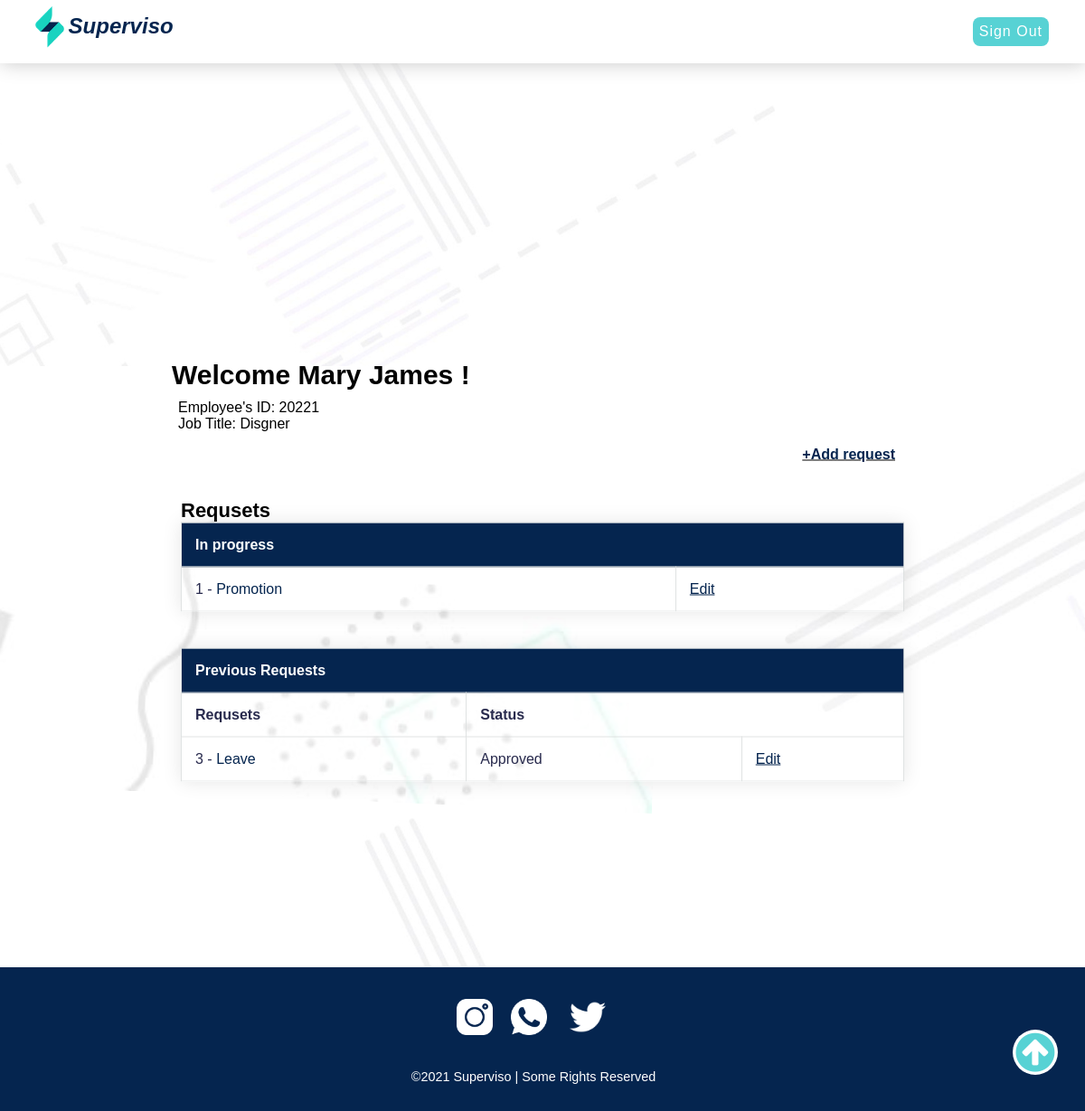
/employee.php (signed in), run on the app's committed database.
### tables this page shows
CREATE TABLE `employee` (
  `id` int(11) NOT NULL,
  `emp_number` int(8) NOT NULL,
  `first_name` varchar(20) NOT NULL,
  `last_name` varchar(20) NOT NULL,
  `job_title` varchar(20) NOT NULL,
  `password` varchar(60) NOT NULL
);

CREATE TABLE `request` (
  `id` int(11) NOT NULL,
  `emp_id` int(4) NOT NULL,
  `service_id` int(4) NOT NULL,
  `description` varchar(1000) NOT NULL,
  `attachment1` varchar(1000) NOT NULL,
  `attachment2` varchar(1000) NOT NULL,
  `status` varchar(30) NOT NULL
);

CREATE TABLE `service` (
  `id` int(11) NOT NULL,
  `type` varchar(20) NOT NULL
);

### include/functions.php (called while the page is built, shortened)
<?php
function getEmploeeInfo($id)
{
    global $conn;
    $id = mysqli_real_escape_string($conn, $id);
    $sql = "SELECT * FROM `Employee` WHERE id = '$id';";
    $result = mysqli_query($conn, $sql);
    if ($result) {
        $user = mysqli_fetch_assoc($result);
        return $user;
    }
    return false;
}
function getEmployeeInProgressRequests($id)
{
    global $conn;
    $id = mysqli_real_escape_string($conn, $id);
    $sql = "SELECT r.*, s.type AS service_type FROM `Request` r, `Service` s WHERE r.service_id = s.id AND emp_id = '$id' AND `status` LIKE '%In progress%'";
    $result = mysqli_query($conn, $sql);
    if ($result) {
        return $result;
    }
    return false;
}
function getEmployeePreviousRequests($id)
{
    global $conn;
    $id = mysqli_real_escape_string($conn, $id);
    $sql = "SELECT r.*, s.type AS service_type FROM `Request` r, `Service` s WHERE r.service_id = s.id AND emp_id = '$id' AND `status` NOT LIKE '%In progress%'";
    $result = mysqli_query($conn, $sql);
    if ($result) {
        return $result;
    }
    return false;
}

### employee.php (the view, shortened to what this page needs)
<?php
require_once('include/db_conn.php');
include('include/functions.php');
$user_id = $_SESSION['user_id'];
$user = getEmploeeInfo($user_id);
$in_progress_requests = getEmployeeInProgressRequests($user_id);
$previous_requests = getEmployeePreviousRequests($user_id);
?>
<!DOCTYPE html>
<html lang="en">
<head>
    <link rel="stylesheet" href="css/style2.css">
     <link rel="stylesheet" href="css/EmStyle.css">
    <link rel="stylesheet" href="https://stackpath.bootstrapcdn.com/font-awesome/4.7.0/css/font-awesome.min.css">
</head>
<body>
    <header>
        <div class="navbar">
            <img id="LOGO" src="images/logo.png" height="70" alt="logo">
            <a class="logo" href="index.php" accesskey="h"><em>Superv<span>i</span>so</em></a>
               <a id="Button" href="signout.php"> Sign Out</a>
                 </div>
    </header>
    <main>
<div class="container">
  <p id="Welcome">
    Welcome <?php echo $user['first_name']; ?> <?php echo $user['last_name'] ;?> !
  </p>
  <p id="EmpInfo">
    Employee's ID: <?php echo $user['emp_number']; ?> <br>
    Job Title: <?php echo $user['job_title']; ?>
  </p>
  <p id="Add"> <a href="add-request.php"> +Add request </a> </p>
  <table>
    <caption id="Rcaption"> Requsets </caption>
    <thead>
      <tr>
        <th class="col" colspan="3">In progress</th>
      </tr>
    </thead>
    <tbody>
      <?php foreach ($in_progress_requests as $key => $request) { ?>
        <tr>
          <td><?php echo $request['id']; ?> - <a href="request-information-page.php?id=<?php echo $request['id']; ?>"><?php echo $request['service_type']; ?></a></td>
          <td id="Edit"> <a href="edit.php?id=<?php echo $request['id']; ?>"> Edit </a></td>
        </tr>
      <?php } ?>
    </tbody>
  </table>
  <table>
    <thead>
      <tr>
        <th class="col" colspan="3">Previous Requests </th>
      </tr>
    </thead>
    <tr id="Row">
      <th>Requsets</th>
      <th colspan="2">Status</th>
    </tr>
    <tbody>
      <?php foreach ($previous_requests as $key => $request) { ?>
        <tr>
          <td><?php echo $request['id']; ?> - <a href="request-information-page.php?id=<?php echo $request['id']; ?>"><?php echo $request['service_type']; ?></a></td>
          <td><?php echo $request['status']; ?></td>
          <td id="Edit"> <a href="edit.php?id=<?php echo $request['id']; ?>"> Edit </a></td>
        </tr>
      <?php } ?>
    </tbody>
  </table>
</div>
  </main>
<?php include("include/footer.php"); ?>

### include/footer.php
<footer>
    <ul class="social_icon">
        <li><a href="https://www.instagram.com/" target="_blank"><img src="images/instagram.png" alt="instagram"></a></li>
        <li><a href="https://www.whatsapp.com/" target="_blank"><img src="images/whatsapp.png" alt="whatsapp"></a></li>
        <li><a href="https://twitter.com/home" target="_blank"><img class="twi" src="images/twitter.png" alt="twitter"></a>
        </li>
    </ul>
    <p>©2021 Superviso | Some Rights Reserved</p>
</footer>
<a class="up" href="#"><i class="fa fa-arrow-circle-up" aria-hidden="true"></i></a>
</body>
</html>

### css/EmStyle.css (style rules this page uses)
html, body { height: 100%; }
body { margin: 0; background: url(../images/background2.png); font-family: sans-serif; font-weight: 100; }
#Welcome { font-weight: bold; font-size: 30px; position: relative; left: 30px; }
em { position: relative; bottom: 10px; right: 70px; }
#LOGO { position: relative; left: 20px; }
.logo { text-decoration: none; font-weight: bold; color: #05254f; font-size: 30px; flex: 1 1 auto; height: 20px; width: 40px; margin-left: 5%; }
.navbar { box-shadow: 0.5px 0.5px 20px rgb(204, 204, 204); position: relative; display: flex; justify-content: center; align-items: center; flex-direction: row; flex-wrap: wrap; background-color: white; width: 100%; height: 70px; z-index: 1; }
a { text-decoration: none; color: #05254f; }
.container { position: absolute; top: 42%; left: 50%; -webkit-transform: translate(-50%, -50%); transform: translate(-50%, -50%); margin-top: 10%; }
table { width: 800px; border-collapse: collapse; overflow: hidden; border: solid 1px #d9ddddce; box-shadow: 0 0 20px rgba(0, 0, 0, 0.1); margin: 40px; }
td { color: #282a4d; }
th, td { border: solid 1px #d9ddddce; padding: 15px; background-color: rgba(255, 255, 255, 0.2); }
.col { color: white; width: bold; }
th { text-align: left; color: #282a4d; }
thead th { background-color: #05254f; }
tbody td { position: relative; }
#Button { text-decoration: none; background-color: #57d2d4; color: #ffff; letter-spacing: 1px; border-style: none; padding: 5px; border-radius: 8px; padding: 7px; position: relative; right: 40px; }
footer { position: absolute; top: 65em; width: 100%; background-color: #05254f; min-height: 100px; padding: 20px 50px; display: flex; justify-content: center; align-items: center; flex-direction: column; margin-top: 30px; margin-left: -80px; }
footer .social_icon, footer .menu { position: relative; display: flex; justify-content: center; align-items: center; margin: 10px 0; flex-wrap: wrap; }
footer .social_icon li, footer .menu li { list-style: none; }
footer .social_icon li a { font-size: 2em; color: white; margin: 0 10px; display: inline-block; transition: 0.5s; }
.social .twi, .social_icon .twi { width: 50px; height: 50px; }
.social_icon img, .social img { width: 40px; height: 40px; }
footer p { text-align: center; color: white; margin-top: 15px; margin-bottom: 10px; font-size: 0.9em; margin-left: 40px; }
.up { position: fixed; width: 50px; height: 50px; color: #57d2d4; font-size: 50px; bottom: 40px; right: 30px; text-decoration: none; background-color: white; border-radius: 100%; text-align: center; line-height: 50px; order: 3; transition: 0.2s; }
#EmpInfo { margin: -20px 0px 0px 37px; }
#Rcaption { text-align: left; font-size: 22px; font-weight: bold; }
#Edit a { text-decoration: underline; }
#Add { text-decoration: underline; font-weight: bold; text-align: right; margin-right: 50px; }

### employee.php (style rules this page uses)
.logo { font-size: 24px; position: relative; left: 1.3%; }

### data on the page
employee: first_name "Mary", last_name "James", emp_number "20221", job_title "Disgner"
request: id "1", service.type "Promotion"
request: id "3", service.type "Leave", status "Approved"
